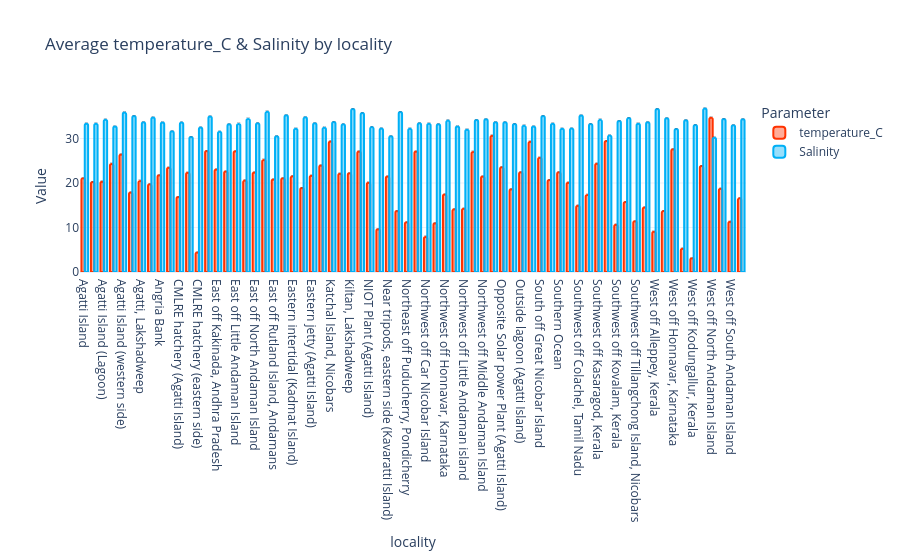

Source (notebook cell):
### Code cell
clean_data = Standardized_format[(Standardized_format['temperature_C'] != '-') &(Standardized_format['sea_water_salinity'] != '-') &(Standardized_format['locality'] != '-')].copy()

clean_data['temperature_C'] = pd.to_numeric(clean_data['temperature_C'], errors='coerce')
clean_data['Salinity'] = pd.to_numeric(clean_data['sea_water_salinity'], errors='coerce')

grouped = clean_data.groupby('locality', as_index=False)[['temperature_C', 'Salinity']].mean()

melted = grouped.melt(id_vars='locality', value_vars=['temperature_C', 'Salinity'],var_name='Parameter', value_name='Value')

fig_Temp_and_Salinity = px.bar(melted,x="locality",y="Value",color="Parameter",barmode="group",text="Value",title="Average temperature_C & Salinity by locality",labels={"Value": "Measurement", "locality": "Region"},color_discrete_map={"temperature_C": "rgba(255,50,0,0.4)","Salinity": "rgba(0,176,246,0.4)"})

fig_Temp_and_Salinity.update_traces(texttemplate='%{text:.2f}',textposition='outside',marker=dict(line=dict(width=2),cornerradius=5))

for trace in fig_Temp_and_Salinity.data:
    if trace.name == "temperature_C":
        trace.marker.line.color = "rgba(255,50,0,1)" 
    elif trace.name == "Salinity":
        trace.marker.line.color = "rgba(0,176,246,1)"
        
fig_Temp_and_Salinity.update_layout(template="plotly_white",xaxis_title="locality",yaxis_title="Value",bargap=0.3,legend_title="Parameter")

### Figure 1 — Plotly figure (JSON) as saved in the notebook; plotly's stock layout.template omitted (floating-point values rounded to 4 significant figures)
{"data": [{"alignmentgroup": "True", "hovertemplate": "Parameter=temperature_C<br>Region=%{x}<br>Measurement=%{text}<extra></extra>", "legendgroup": "temperature_C", "marker": {"color": "rgba(255,50,0,0.4)", "cornerradius": 5, "line": {"color": "rgba(255,50,0,1)", "width": 2}, "pattern": {"shape": ""}}, "name": "temperature_C", "offsetgroup": "temperature_C", "orientation": "v", "showlegend": true, "text": [21.1, 20.23, 20.28, 24.3, 26.44, 17.89, 20.48, 19.71, 21.77, 23.41, 16.84, 22.32, 4.4, 27.18, 23.05, 22.61, 27.15, 20.55, 22.38, 25.2, 20.78, 21.09, 21.5, 18.86, 21.65, 23.93, 29.34, 22.1, 22.19, 27.09, 20.04, 9.6, 21.45, 13.71, 11.18, 27.11, 7.89, 10.94, 17.43, 14.08, 14.21, 26.99, 21.46, 30.61, 23.57, 18.6, 22.44, 29.26, 25.7, 20.68, 22.4, 20.05, 14.89, 17.33, 24.33, 29.45, 10.61, 15.73, 11.43, 14.5, 9.03, 13.69, 27.59, 5.215, 3.105, 23.82, 34.69, 18.71, 11.29, 16.55], "textposition": "outside", "texttemplate": "%{text:.2f}", "type": "bar", "x": ["Agatti Island", "Agatti Island (Eatern Jetty)", "Agatti Island (Lagoon)", "Agatti Island (Solar Point dive site)", "Agatti Island (western side)", "Agatti Island, Lakshadweep", "Agatti, Lakshadweep", "Amini, Lakshadweep", "Angria Bank", "CMLRE field research station, Agatti Island", "CMLRE hatchery (Agatti Island)", "CMLRE hatchery (Agatti Issland, eastern side)", "CMLRE hatchery (eastern side)", "East of North Andaman Island", "East off Kakinada, Andhra Pradesh", "East off Karaikal, Pondicherry", "East off Little Andaman Island", "East off Middle Andaman Island", "East off North Andaman Island", "East off Puducherry, Pondicherry", "East off Rutland Island, Andamans", "Eastern intertidal (Amini Island)", "Eastern intertidal (Kadmat Island)", "Eastern intertidal (Kavaratti Island)", "Eastern jetty (Agatti Island)", "Great Nicobar Island", "Katchal Island, Nicobars", "Kavaratti, Lakshadweep", "Kiltan, Lakshadweep", "Mumbai", "NIOT Plant (Agatti Island)", "Near Eastern jetty (Agatti Island)", "Near tripods, eastern side (Kavaratti Island)", "Northeast off Karaikal, Pondicherry", "Northeast off Puducherry, Pondicherry", "Northeast off Srikakulam, Andhra Pradesh", "Northwest off Car Nicobar Island", "Northwest off Dabhol, Maharashtra", "Northwest off Honnavar, Karnataka", "Northwest off Kochi, Kerala", "Northwest off Little Andaman island", "Northwest off Little Nicobar Island", "Northwest off Middle Andaman Island", "Northwest off Trivandrum, Kerala", "Opposite Solar power Plant (Agatti Island)", "Opposite stadium (Agatti Island)", "Outside lagoon (Agatti Island)", "Solar Point, Agatti Island", "South off Great Nicobar Island", "Southeast off Machilipatnam, Andhra Pradesh", "Southern Ocean", "Southwest off Cape Comorin, Tamil Nadu", "Southwest off Colachel, Tamil Nadu", "Southwest off Great Nicobar Island", "Southwest off Kasaragod, Kerala", "Southwest off Katchal Island, Nicobars", "Southwest off Kovalam, Kerala", "Southwest off Rutland Island, Andamans", "Southwest off Tillangchong Island, Nicobars", "Southwest off Trivandrum, Kerala", "West off Alleppey, Kerala", "West off Great Nicobar Island", "West off Honnavar, Karnataka", "West off Kasaragod, Kerala", "West off Kodungallur, Kerala", "West off Middle Andaman Island", "West off North Andaman Island", "West off Rutland Island, Andamans", "West off South Andaman Island", "West off Trivandrum, Kerala"], "xaxis": "x", "y": [21.1, 20.23, 20.28, 24.3, 26.44, 17.89, 20.48, 19.71, 21.77, 23.41, 16.84, 22.32, 4.4, 27.18, 23.05, 22.61, 27.15, 20.55, 22.38, 25.2, 20.78, 21.09, 21.5, 18.86, 21.65, 23.93, 29.34, 22.1, 22.19, 27.09, 20.04, 9.6, 21.45, 13.71, 11.18, 27.11, 7.89, 10.94, 17.43, 14.08, 14.21, 26.99, 21.46, 30.61, 23.57, 18.6, 22.44, 29.26, 25.7, 20.68, 22.4, 20.05, 14.89, 17.33, 24.33, 29.45, 10.61, 15.73, 11.43, 14.5, 9.03, 13.69, 27.59, 5.215, 3.105, 23.82, 34.69, 18.71, 11.29, 16.55], "yaxis": "y"}, {"alignmentgroup": "True", "hovertemplate": "Parameter=Salinity<br>Region=%{x}<br>Measurement=%{text}<extra></extra>", "legendgroup": "Salinity", "marker": {"color": "rgba(0,176,246,0.4)", "cornerradius": 5, "line": {"color": "rgba(0,176,246,1)", "width": 2}, "pattern": {"shape": ""}}, "name": "Salinity", "offsetgroup": "Salinity", "orientation": "v", "showlegend": true, "text": [33.35, 33.32, 34.25, 32.71, 35.83, 35.06, 33.66, 34.72, 33.62, 31.64, 33.61, 30.36, 32.47, 34.95, 31.51, 33.22, 33.29, 34.42, 33.45, 36, 30.51, 35.22, 32.22, 34.76, 33.46, 32.45, 33.73, 33.21, 36.65, 35.73, 32.57, 32.26, 30.5, 35.95, 32.2, 33.42, 33.32, 33.22, 34.03, 32.73, 32.0, 34.17, 34.31, 33.68, 33.67, 33.25, 32.85, 32.7, 35.05, 33.3, 32.21, 32.27, 35.2, 33.26, 34.2, 30.71, 33.93, 34.59, 33.33, 33.66, 36.64, 34.55, 32.14, 34.09, 33.04, 36.73, 30.2, 34.39, 33.0, 34.36], "textposition": "outside", "texttemplate": "%{text:.2f}", "type": "bar", "x": ["Agatti Island", "Agatti Island (Eatern Jetty)", "Agatti Island (Lagoon)", "Agatti Island (Solar Point dive site)", "Agatti Island (western side)", "Agatti Island, Lakshadweep", "Agatti, Lakshadweep", "Amini, Lakshadweep", "Angria Bank", "CMLRE field research station, Agatti Island", "CMLRE hatchery (Agatti Island)", "CMLRE hatchery (Agatti Issland, eastern side)", "CMLRE hatchery (eastern side)", "East of North Andaman Island", "East off Kakinada, Andhra Pradesh", "East off Karaikal, Pondicherry", "East off Little Andaman Island", "East off Middle Andaman Island", "East off North Andaman Island", "East off Puducherry, Pondicherry", "East off Rutland Island, Andamans", "Eastern intertidal (Amini Island)", "Eastern intertidal (Kadmat Island)", "Eastern intertidal (Kavaratti Island)", "Eastern jetty (Agatti Island)", "Great Nicobar Island", "Katchal Island, Nicobars", "Kavaratti, Lakshadweep", "Kiltan, Lakshadweep", "Mumbai", "NIOT Plant (Agatti Island)", "Near Eastern jetty (Agatti Island)", "Near tripods, eastern side (Kavaratti Island)", "Northeast off Karaikal, Pondicherry", "Northeast off Puducherry, Pondicherry", "Northeast off Srikakulam, Andhra Pradesh", "Northwest off Car Nicobar Island", "Northwest off Dabhol, Maharashtra", "Northwest off Honnavar, Karnataka", "Northwest off Kochi, Kerala", "Northwest off Little Andaman island", "Northwest off Little Nicobar Island", "Northwest off Middle Andaman Island", "Northwest off Trivandrum, Kerala", "Opposite Solar power Plant (Agatti Island)", "Opposite stadium (Agatti Island)", "Outside lagoon (Agatti Island)", "Solar Point, Agatti Island", "South off Great Nicobar Island", "Southeast off Machilipatnam, Andhra Pradesh", "Southern Ocean", "Southwest off Cape Comorin, Tamil Nadu", "Southwest off Colachel, Tamil Nadu", "Southwest off Great Nicobar Island", "Southwest off Kasaragod, Kerala", "Southwest off Katchal Island, Nicobars", "Southwest off Kovalam, Kerala", "Southwest off Rutland Island, Andamans", "Southwest off Tillangchong Island, Nicobars", "Southwest off Trivandrum, Kerala", "West off Alleppey, Kerala", "West off Great Nicobar Island", "West off Honnavar, Karnataka", "West off Kasaragod, Kerala", "West off Kodungallur, Kerala", "West off Middle Andaman Island", "West off North Andaman Island", "West off Rutland Island, Andamans", "West off South Andaman Island", "West off Trivandrum, Kerala"], "xaxis": "x", "y": [33.35, 33.32, 34.25, 32.71, 35.83, 35.06, 33.66, 34.72, 33.62, 31.64, 33.61, 30.36, 32.47, 34.95, 31.51, 33.22, 33.29, 34.42, 33.45, 36, 30.51, 35.22, 32.22, 34.76, 33.46, 32.45, 33.73, 33.21, 36.65, 35.73, 32.57, 32.26, 30.5, 35.95, 32.2, 33.42, 33.32, 33.22, 34.03, 32.73, 32.0, 34.17, 34.31, 33.68, 33.67, 33.25, 32.85, 32.7, 35.05, 33.3, 32.21, 32.27, 35.2, 33.26, 34.2, 30.71, 33.93, 34.59, 33.33, 33.66, 36.64, 34.55, 32.14, 34.09, 33.04, 36.73, 30.2, 34.39, 33.0, 34.36], "yaxis": "y"}], "layout": {"bargap": 0.3, "barmode": "group", "legend": {"title": {"text": "Parameter"}, "tracegroupgap": 0}, "title": {"text": "Average temperature_C & Salinity by locality"}, "xaxis": {"anchor": "y", "domain": [0, 1], "title": {"text": "locality"}}, "yaxis": {"anchor": "x", "domain": [0, 1], "title": {"text": "Value"}}}}
